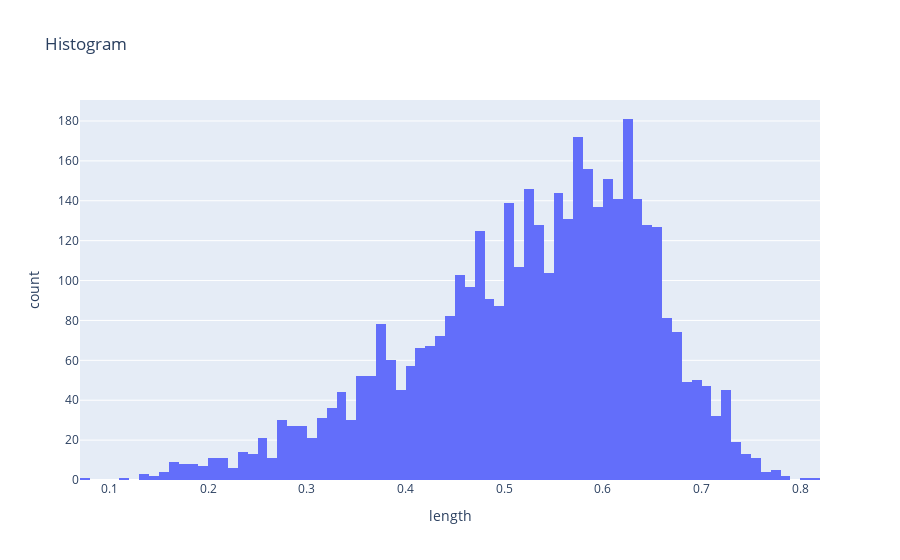

Notebook code for this chart:
### Markdown cell above
# Histogram

### Code cell
data = [go.Histogram(x=df["length"])]
layout = go.Layout(title="Histogram",
                   xaxis=dict(title="length"), 
                   yaxis=dict(title="count"),
                   height=600)
fig = go.Figure(data=data, layout=layout)
pyo.iplot(fig)

### Figure 1 — Plotly figure (JSON) as saved in the notebook; plotly's stock layout.template omitted (floating-point values rounded to 4 significant figures; data arrays with more than 128 entries replaced by an {"elided": "..."} marker saying what was removed)
{"data": [{"type": "histogram", "x": {"elided": "4177 float values"}}], "layout": {"autosize": true, "title": {"text": "Histogram"}, "xaxis": {"autorange": true, "range": [0.07, 0.82], "title": {"text": "length"}, "type": "linear"}, "yaxis": {"autorange": true, "range": [0, 190.5], "title": {"text": "count"}}}}
